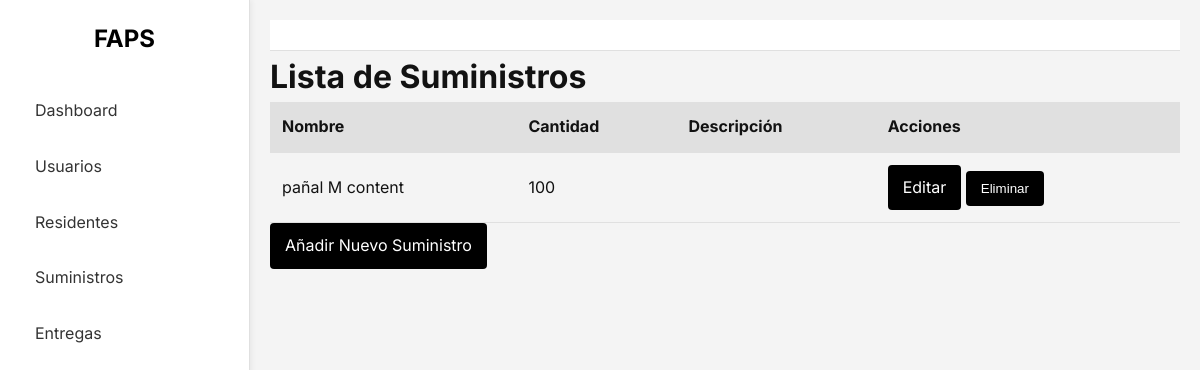
The page /admin/supplies on the database as committed earlier.
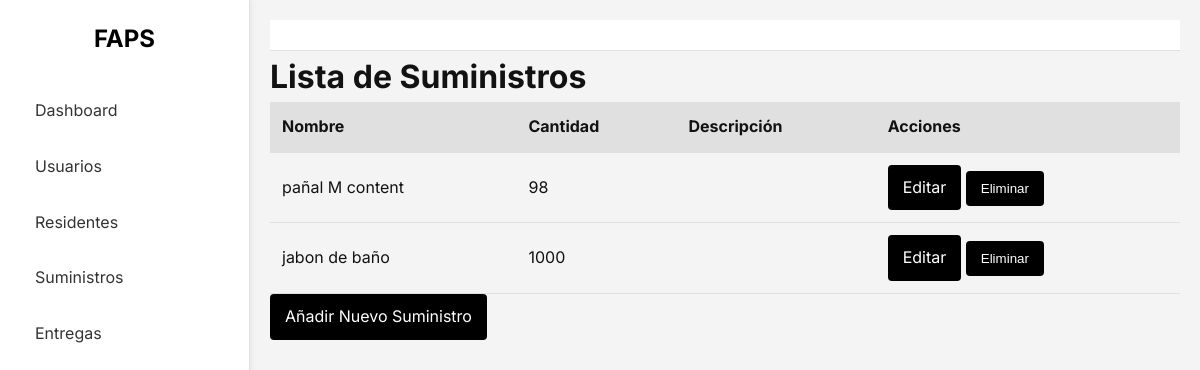
The same page on the database as committed later.
### app/models.py (models this page shows)
class Supply(db.Model):
    id = db.Column(db.Integer, primary_key=True)
    name = db.Column(db.String(100), nullable=False)
    category = db.Column(db.String(100), nullable=False)
    quantity = db.Column(db.Integer, nullable=False)
    entry_date = db.Column(db.Date, nullable=False)

### app/routes/supply_routes.py (the view)
@supply_bp.route('/admin/supplies')
def list_supplies():
    supplies = Supply.query.all()
    return render_template('list_supplies.html', supplies=supplies)

### app/templates/list_supplies.html (shortened to what this page needs)
{% extends 'base.html' %}
{% block content %}
<h1>Lista de Suministros</h1>
<table class="table">
    <thead>
        <tr>
            <th>Nombre</th>
            <th>Cantidad</th>
            <th>Descripción</th>
            <th>Acciones</th>
        </tr>
    </thead>
    <tbody>
        {% for supply in supplies %}
        <tr>
            <td>{{ supply.name }}</td>
            <td>{{ supply.quantity }}</td>
            <td>{{ supply.description }}</td>
            <td>
                <a class="btn btn-primary" href="{{ url_for('supply_bp.edit_supply', id=supply.id) }}">Editar</a>
                <form action="{{ url_for('supply_bp.delete_supply', id=supply.id) }}" method="post" style="display:inline;">
                    <button class="btn btn-danger" type="submit">Eliminar</button>
                </form>
            </td>
        </tr>
        {% endfor %}
    </tbody>
</table>
<a class="btn btn-success" href="{{ url_for('supply_bp.create_supply') }}">Añadir Nuevo Suministro</a>
{% endblock %}

Rows that differ between the two databases and show on the page:
changed Supply "pañal M content": quantity "100" → "98"
added Supply: name "jabon de baño", quantity "1000"
